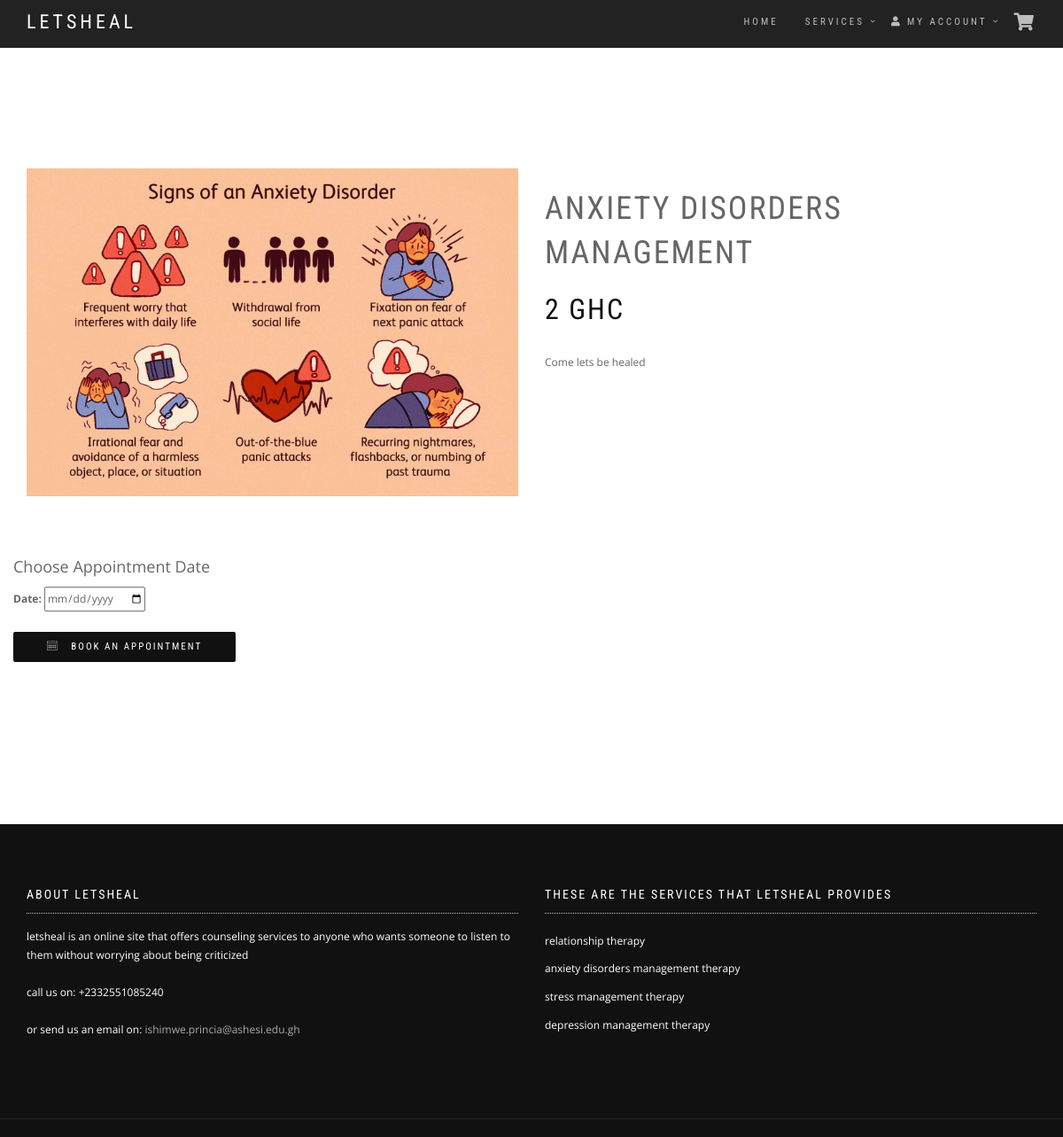
Page /views/single_service.php?id=33 on the committed database.
### tables this page shows
CREATE TABLE `services` (
  `service_id` int(11) NOT NULL,
  `service_cat` int(11) NOT NULL,
  `service_brand` int(11) NOT NULL,
  `service_title` varchar(200) NOT NULL,
  `service_price` double NOT NULL,
  `service_desc` varchar(500) DEFAULT NULL,
  `service_image` varchar(100) DEFAULT NULL,
  `service_keywords` varchar(100) DEFAULT NULL
);

### settings/db_connect.php (called while the page is built, shortened)
<?php
class Connection{
	public $db = null;
	public $results = null;
	function connection(){
		$this->db = mysqli_connect(SERVER, USER, PASSWORD, DATABASE);
		return true;
	}
	function query($query){
		$this->results = mysqli_query($this->db, $query);
		return true;
	}
	function fetchOne($query){
		if($this->query($query)) {
			return mysqli_fetch_assoc($this->results);
		}
		return false;
	}
}
?>

### controllers/service_controller.php (called while the page is built, shortened)
<?php
require('../classes/service_class.php');
function select_one_service_ctr($id){
    $service_instance = new Service_class();
    return $service_instance->select_one_service_cls($id);
}
?>

### classes/service_class.php (called while the page is built, shortened)
<?php
include_once('../settings/db_connect.php');
class Service_class extends Connection{
	function select_one_service_Cls($id){
		$sql = "SELECT * FROM `services` WHERE service_id='$id'";
		return $this->fetchOne($sql);
	}
}
?>

### views/single_service.php (the view, shortened to what this page needs)
<?php
require('../controllers/service_controller.php');
include_once('menu.php');
?>
<div class="main">
  <section class="module">
    <div class="container">
      <?php
      $service=select_one_service_ctr($_GET['id']);
      ?>
      <div class="row">
        <div class="col-sm-6 mb-sm-40"><a class="gallery"><img src=<?= $service['service_image']; ?> alt="Single service Image"/></a>
          <div class="row" style= "padding-top:5%; ">
            <div class="cart" style="padding-top:5%">
              <div>
                  <h4>Choose Appointment Date</h4>
                  <form action="../actions/add_to_cart.php?sid=" method="POST">
                    <label for="appointment">Date:</label>
                    <input type="date" id="appointment" name="appointment"><br><br>
                    <button type="submit" class="btn btn-round btn-b"><span><i class="icon-calendar"></i> &nbsp; Book an Appointment</span></button>
                  </form>
                </div><br><br>
            </div>
          </div>
        </div>
        <div class="col-sm-6">
          <div class="row">
            <div class="col-sm-12">
              <h1 class="service-title font-alt"><?= $service['service_title']; ?></h1>
            </div>
        </div>
        <div class="row mb-20">
          <div class="col-sm-12">
            <div class="price font-alt"><span class="amount"><?= $service['service_price']; ?> GHC</span></div>
          </div>
        </div>
        <div class="row mb-20">
          <div class="col-sm-12">
            <div class="description">
              <p><?= $service['service_desc']; ?></p>
            </div>
          </div>
        </div>
    </div>
  </section>
<?php include('footer.php');?>

### assets/css/style.css (style rules this page uses)
html { overflow-y: scroll; overflow-x: hidden; -ms-overflow-style: scrollbar; }
body { background: #fff; font: 400 12px/1.8 "Open Sans", sans-serif; color: #666; -webkit-font-smoothing: antialiased; }
img { max-width: 100%; height: auto; }
a, .btn { transition: all 0.125s ease-in-out 0s; }
.btn, .well, .panel, .progress, .form-control, .form-control:hover, .form-control:focus, .navbar-custom .dropdown-menu { box-shadow: none; }
.navbar-custom + .main { margin-top: 50px; }
.main { position: relative; background-color: #fff; z-index: 1; }
.module, .module-small { position: relative; padding: 140px 0; background-repeat: no-repeat; background-position: 50% 50%; background-size: cover; }
.mb-20 { margin-bottom: 20px !important; }
.btn { border-radius: 0; font-family: "Roboto Condensed", sans-serif; text-transform: uppercase; letter-spacing: 2px; font-size: 11px; padding: 8px 37px; }
.btn.btn-round { border-radius: 2px; }
.btn.btn-b { background: #111111; color: #fff; }
a { color: #111; }
h1, h2, h3, h4, h5, h6 { line-height: 1.4; font-weight: 400; }
p, ol, ul, blockquote { margin: 0 0 20px; }
.font-alt { font-family: "Roboto Condensed", sans-serif; text-transform: uppercase; letter-spacing: 2px; }
.amount { font-size: 32px; color: #111; }

### rows in the picture
services: service_image (picture), service_title "ANXIETY DISORDERS MANAGEMENT", service_price "2", service_desc "Come lets be healed"
